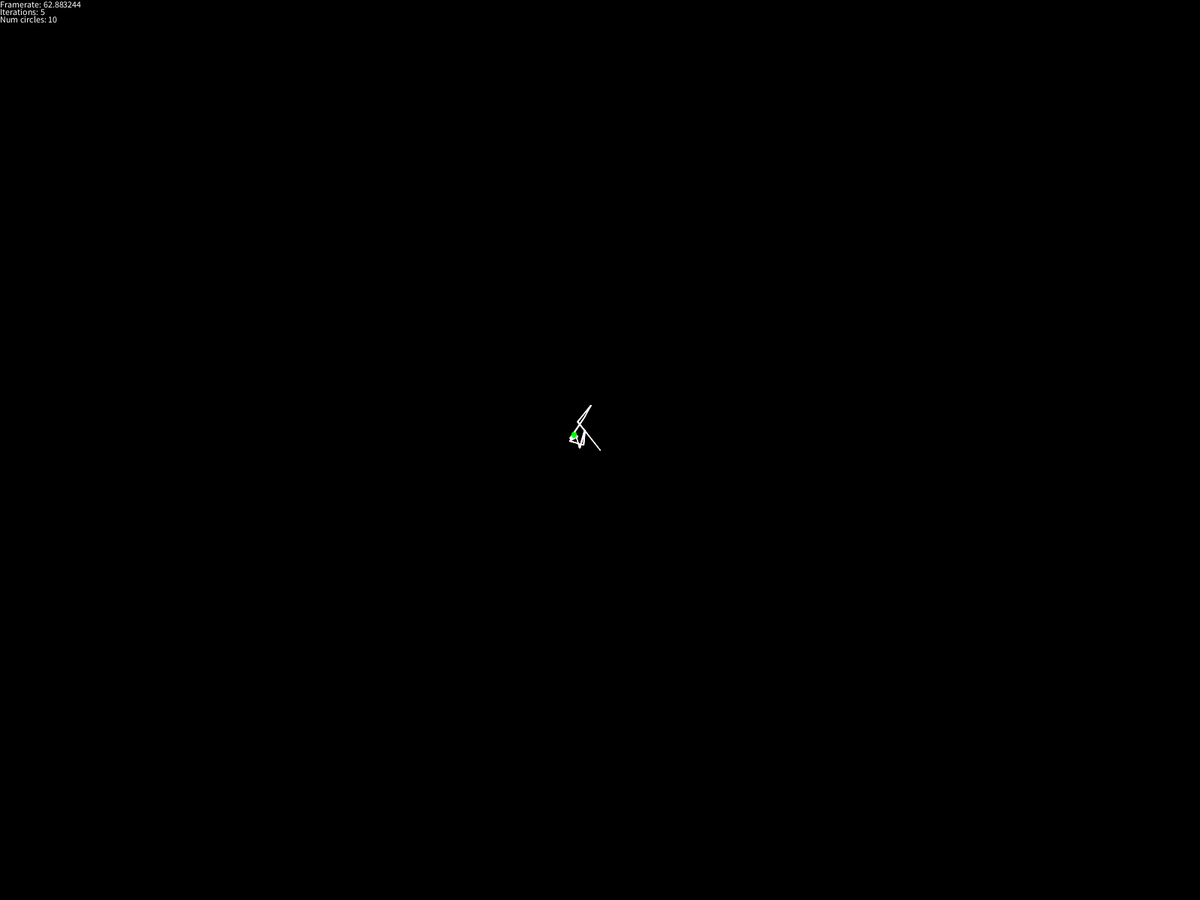
Frame 1 (no input)
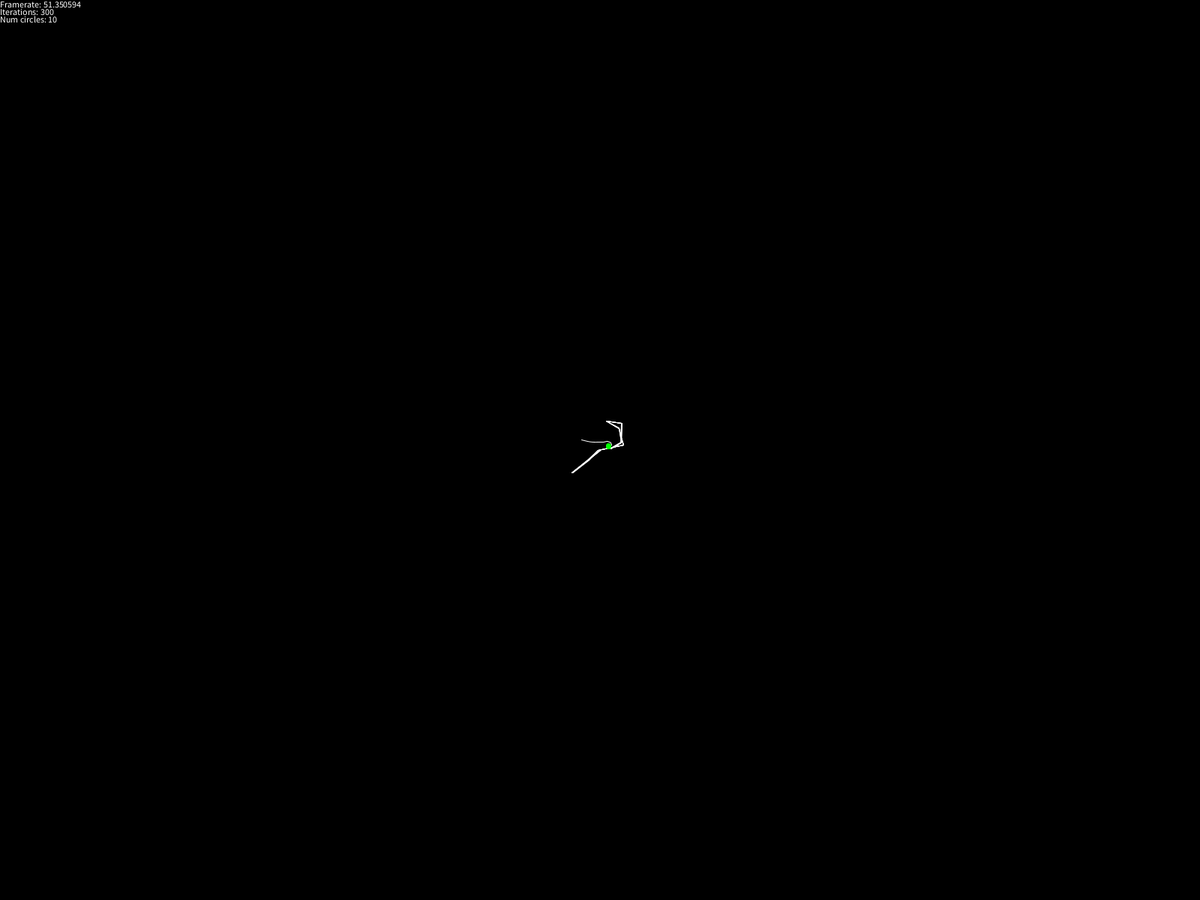
Frame 60 (the mouse pressed at the canvas centre just before this capture)
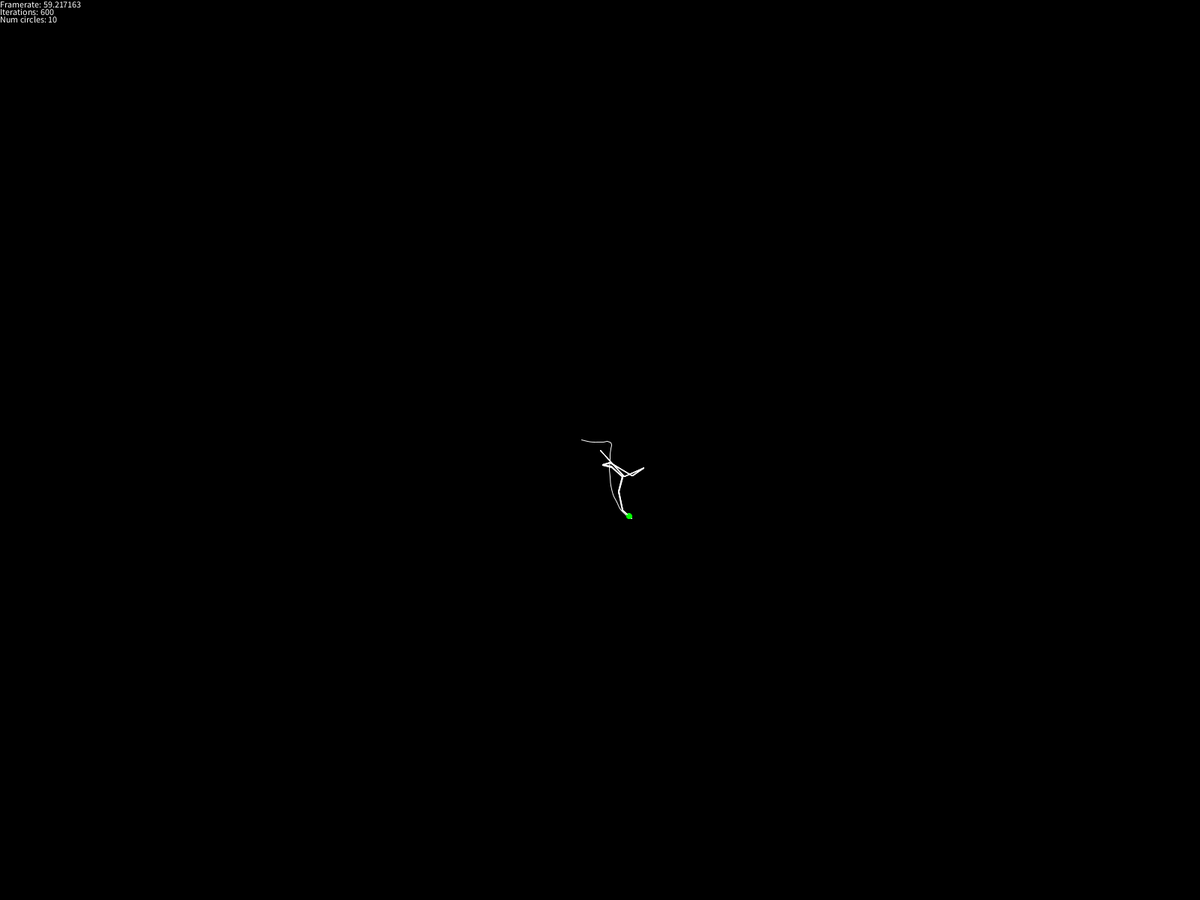
Frame 120 (the mouse held since frame 60 and released just before this capture)

The Processing sketch that drew these frames (run headless with seeded random() and noise(); from frame 60 on, the mouse is pressed at the canvas centre):

// Processing sketch: Circles1
// ── Circles1.pde
class Circle {
  float rad;
  float amp1, amp2;
  float off1=0, off2=0;
  Circle() {
    off1=random(TWO_PI);
    off2=random(TWO_PI);
  }
  //PVector getPoint(float t, PVector center) {
  //return new PVector(rad*cos(amp*t+off1)+center.x, rad*sin(amp*t+off2)+center.y);
  //}
}

int numCircles=10;
float radMi=10, radMa=50;
float ampRange=0.01;
float ampScale=1;

float rand() {
  return ((int)random(100))/100.0;
}
float rand(float a, float b) {
  return a+rand()*(b-a);
}
boolean drawDebug=true;
boolean drawScaffolding=true;
Circle[]circles;
void setup() {
  //size(750, 750);
  //size(1000,1000);
  fullScreen();
  smooth();
  doSetup();
  background(0);
}
void doSetup() {
  circles=new Circle[numCircles];
  int f=60;
  for (int i=0; i<circles.length; i++) {
    circles[i]=new Circle();
    //circles[i].rad=(numCircles-i)*10+10;
    //circles[i].amp1=(numCircles-i)*0.001+0.001;
    //circles[i].off1=0;
    circles[i].rad=rand(radMi, radMa);
    circles[i].amp1=rand(-ampRange, ampRange)*ampScale;
    //circles[i].rad=f;
    //f-=10;
    //circles[i].amp1=0.001;
  }
  iters=0;
  points=new ArrayList<PVector>();
}
int iters;
ArrayList<PVector>points;
void draw() {
  background(0);
  noFill();
  stroke(255);
  noCursor();
  beginShape();
  //vertex(width/2,height/2);
  //for(PVector p:points){
  //  fill(255);
  //  stroke(255);
  //  //ellipse(p.x-1,p.y-1,2,2);
  //  curveVertex(p.x,p.y);
  //  //bezierVertex(p.x,p.y,0,0,0,0);
  //}
  for (int i=0; i<points.size(); i++) {
    PVector p=points.get(i);
    PVector last;
    if (i>=1)last=points.get(i-1);
    else last=p;
    PVector next;
    if (i>=points.size()-1)next=p;
    else next=points.get(i+1);
    PVector nnext;
    if (i>=points.size()-2)nnext=next;
    else nnext=points.get(i+2);
    curve(last.x, last.y, p.x, p.y, next.x, next.y, nnext.x, nnext.y);
  }
  endShape();
  for (int x=0; x<5; x++) {
    iters++;
    //if(iters%5!=0)continue;
    PVector v=new PVector(width/2, height/2);
    //v.x+=cos(0.1*iters)*100;
    //v.y+=sin(0.1*iters)*100;
    //v.x+=cos(0.01*iters)*25;
    //v.y+=sin(0.01*iters)*25;
    //v.x+=cos(0.05*iters)*10;
    //v.y+=sin(0.05*iters)*10;
    //v.x+=cos(0.005*iters)*5;
    //v.y+=sin(0.005*iters)*5;
    //beginShape();
    PVector lastV=v.copy();
    for (Circle c : circles) {
      noFill();
      stroke(150);
      //if (drawScaffolding)ellipse(v.x, v.y, c.rad*2, c.rad*2);
      lastV=v.copy();
      v.x=c.rad*cos(iters*c.amp1+c.off1)+v.x;
      v.y=c.rad*sin(iters*c.amp1+c.off1)+v.y;
      stroke(255);
      if (drawScaffolding)line(v.x, v.y, lastV.x, lastV.y);
      fill(255, 0, 0);
      stroke(255, 0, 0);
      //if (drawScaffolding) ellipse(v.x-3, v.y-3, 6, 6);
      //v.x=c.rad*cos(iters*c.amp1+c.off1)+v.x;
      //v.y=c.rad*sin(iters*c.amp2+c.off2)+v.y;
    }
    //endShape();
    if (iters%30==0)points.add(v);
    fill(0, 255, 0);
    stroke(0, 255, 0);
    if (drawScaffolding)ellipse(v.x-3, v.y-3, 6, 6);
  }
  if (drawDebug) {
    fill(255);
    stroke(255);
    textAlign(LEFT);
    text("Framerate: "+frameRate, 0, 10);
    text("Iterations: "+iters, 0, 20);
    text("Num circles: "+numCircles,0,30);
  }
}
void keyPressed() {
  if (key=='s') {
    drawScaffolding=!drawScaffolding;
  }
  if (key=='d') {
    drawDebug=!drawDebug;
  }
  if (key==' ') {
    doSetup();
  }
  if(key=='h'){
    noCursor();
  }
}
